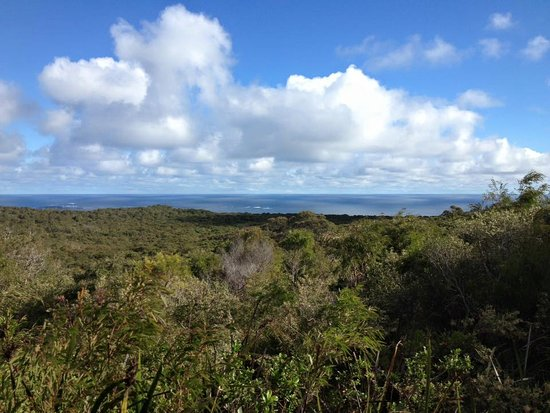
#> input picture Exercise1/data/input/natural_image.jpg, 550 x 413 px; its folder holds 2 pictures in this run
$ jupyter execute exercise_1.ipynb
#> lines starting #> are read from the running program, lines starting #| are printed output that depends on the picture
[cell 1]
import os
import cv2
import numpy as np
import matplotlib.pyplot as plt
np.random.seed(42)
H, W = 410, 550 # Image dimensions

**Use in-built cv2 functions for filters, Gaussians, Fourier transforms etc. You do not need to write the operations from scratch.**

## Helper Functions

[cell 2]
def make_gradient(H, W):
    """
    Smooth horizontal gradient: pixel value increases linearly from left (0) to right (255).
    """
    row = np.linspace(0, 255, W, dtype=np.float64)
    return np.tile(row, (H, 1))

def make_checkerboard(H, W, tile_size=64):
    """
    Checkerboard pattern with alternating 0/255 tiles of given size.
    Spatial frequency = 1/(2*tile_size) cycles/pixel.
    """
    xs = np.arange(W) // tile_size
    ys = np.arange(H) // tile_size
    xx, yy = np.meshgrid(xs, ys)
    return ((xx + yy) % 2) * 255.0

[cell 3]
def read_image(filename, format='gray'):
    """
    Read image from file and convert to specified format.
    """
#> called with filename = 'natural_image.jpg', format = 'gray'
    basepath = os.path.curdir
    img = cv2.imread(os.path.join(basepath, 'data', 'input', filename))
#> img is the input picture: shape (413, 550, 3); mean B, G, R 130.3, 120, 104.4
    if format == 'gray':
        img = cv2.cvtColor(img, cv2.COLOR_BGR2GRAY)
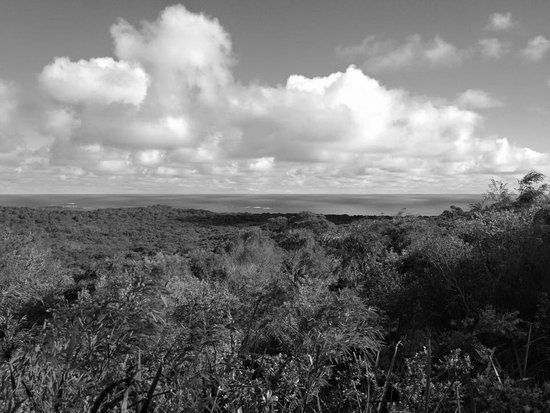
#> img: shape (413, 550); min 0, max 255, mean 116.5
    elif format == 'rgb':
        img = cv2.cvtColor(img, cv2.COLOR_BGR2RGB)
    img = cv2.resize(img, (W, H))
#> img: shape (410, 550)
    return img.astype(np.float64)

[cell 4]
def psnr(image_true: np.ndarray, image_noisy: np.ndarray) -> float:
    """
    Compute Peak Signal-to-Noise Ratio (PSNR) between two images.
    PSNR = 20 * log10(MAX) - 10 * log10(MSE)

    Parameters:
    image_true: clean reference image
    image_noisy: distorted/filtered image (same shape and dtype)

    Returns:
    PSNR in decibels (dB). Returns np.inf if the images are identical.
    """
    image_true  = image_true.astype(np.float64)
    image_noisy = image_noisy.astype(np.float64)

    mse = np.mean((image_true - image_noisy) ** 2)
    if mse == 0:
        return np.inf

    max_val = 255.0 if image_true.max() > 1.0 else 1.0
    return 20 * np.log10(max_val) - 10 * np.log10(mse)

[cell 5]
f1 = make_gradient(H, W)        # smooth gradient
f2 = make_checkerboard(H, W)  # checkerboard pattern
f3 = read_image('natural_image.jpg')  # natural image
f4 = read_image('flower.jpg')    # noisy version of natural image
#> call 2 of read_image, with filename = 'flower.jpg', format = 'gray'
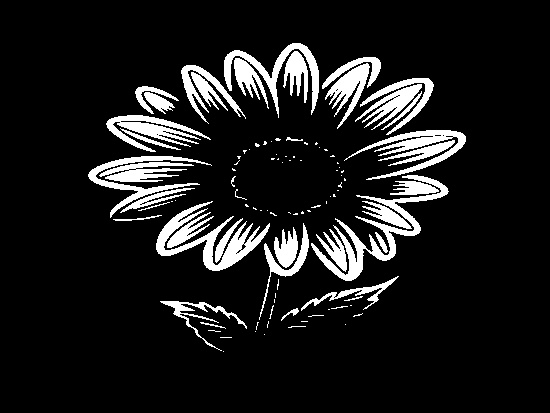
#> input picture Exercise1/data/input/flower.jpg, 550 x 413 px
#> in read_image, img is the input picture: shape (413, 550, 3); min 0, max 255, mean 28
#> in read_image (call 2), `img = cv2.resize(img, (W, H))`:
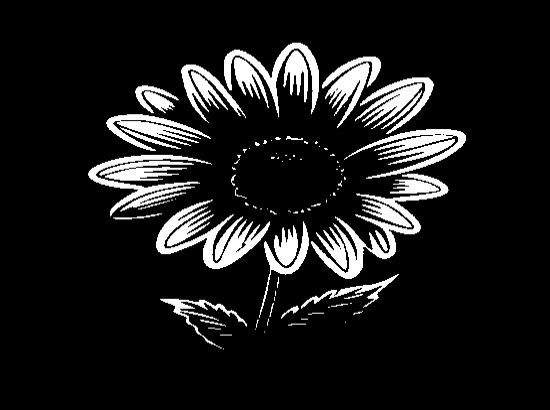
#> img: shape (410, 550); min 0, max 255, mean 28

[cell 6]
# Visualise the input images
fig, axes = plt.subplots(2, 2, figsize=(15, 8))
axes[0, 0].imshow(f1, cmap='gray', vmin=0, vmax=255)
axes[0, 0].set_title('$f_1$: Smooth gradient\n(low-frequency)', fontsize=12)
axes[0, 0].axis('off')

axes[0, 1].imshow(f2, cmap='gray', vmin=0, vmax=255)
axes[0, 1].set_title('$f_2$: Checkerboard\n(high-frequency)', fontsize=12)
axes[0, 1].axis('off')

axes[1, 0].imshow(f3, cmap='gray', vmin=0, vmax=255)
axes[1, 0].set_title('$f_3$: Natural Image\n(mixed-frequency)', fontsize=12)
axes[1, 0].axis('off')

axes[1, 1].imshow(f4, cmap='gray', vmin=0, vmax=255)
axes[1, 1].set_title('$f_4$: Binary Image', fontsize=12)
axes[1, 1].axis('off')

plt.suptitle('Input Images', fontsize=13, fontweight='bold')
plt.tight_layout()
plt.show()
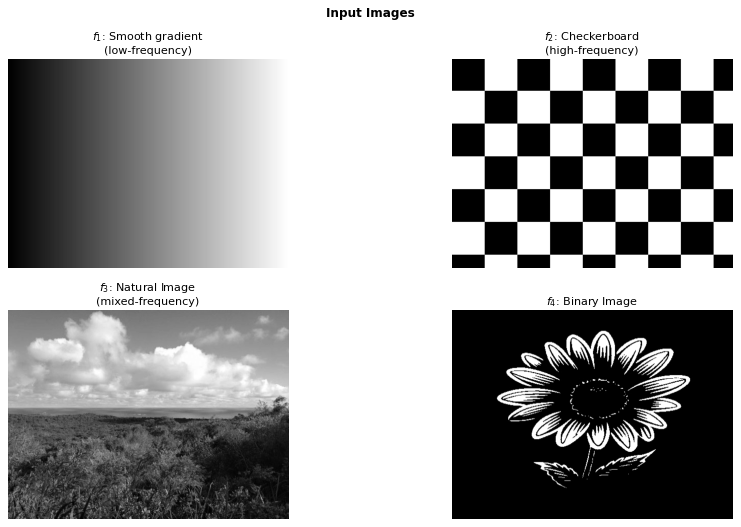
#> figure drawn by matplotlib, 4 panels

print(f'f1 shape: {f1.shape}, dtype: {f1.dtype}, range: [{f1.min():.1f}, {f1.max():.1f}]')
print(f'f2 shape: {f2.shape}, dtype: {f2.dtype}, range: [{f2.min():.1f}, {f2.max():.1f}]')
print(f'f3 shape: {f3.shape}, dtype: {f3.dtype}, range: [{f3.min():.1f}, {f3.max():.1f}]')
#| f3 shape: (410, 550), dtype: float64, range: [0.0, 255.0]
print(f'f4 shape: {f4.shape}, dtype: {f4.dtype}, range: [{f4.min():.1f}, {f4.max():.1f}]')
#| f4 shape: (410, 550), dtype: float64, range: [0.0, 255.0]

## Question 1: Filters and the Superposition Principle
The goal of this question is to verify superposition experimentally and understand what it means for filter composition and kernel design.

### (1a) Verify the superposition property of the Gaussian filter.

You are given two grayscale images **f1** and **f2**.

1. Apply a Gaussian filter $G_\sigma$ to each, then verify: $G_\sigma[\alpha f_1 + \beta f_2] = \alpha \cdot G_\sigma[f_1] + \beta \cdot G_\sigma[f_2]$

2. Visualize each component.

3. Compute the pixel-wise difference between the left and right side. What do you observe? How does the $\sigma$ affect the kernel size?

[cell 7]
KSIZE = (0, 0) # Let OpenCV compute the kernel size based on sigma

[cell 8]
# Linear combination scalar weights
alpha = 0.6
beta = 0.4
sigma = 3.0

# Helper functions
def gaussian_blur(image, sigma, ksize=KSIZE):
    ''' Apply Gaussian blur with given sigma. '''
    return cv2.GaussianBlur(image, ksize, sigmaX=sigma)

def superpose(f1, f2, alpha, beta):
    '''Linearly combine two images: alpha * f1 + beta * f2. '''
    return alpha * f1 + beta * f2

def compute_diff(lhs, rhs):
    ''' Compute absolute pixel-wise difference between two images. '''
    return np.abs(lhs - rhs)

def verify_diff(lhs, rhs, tol=1e-9):
    ''' Check if two images are equal within floating-point tolerance. '''
    return np.allclose(lhs, rhs, atol=tol)

def approx_kernel_size(sigma):
    ''' Return the kernel size OpenCV uses for a given sigma. '''
    return 2 * int(round(2 * sigma)) * 1

def print_superposition_report(diff, lhs, rhs, sigma):
    """Print a summary report of the superposition verification."""
    print(f'Sigma                          : {sigma}')
    print(f'Max difference                 : {diff.max():.6e}')
    print(f'Mean difference                : {diff.mean():.6e}')
    print(f'Superposition holds (tol=1e-9) : {verify_diff(lhs, rhs)}')
    print(f'Approx kernel size             : {approx_kernel_size(sigma)}x{approx_kernel_size(sigma)}')

def print_sigma_kernel_table(sigmas=[0.5, 1.0, 2.0, 3.0, 5.0, 10.0]):
    """Print a table of sigma values and their corresponding kernel sizes."""
    print("\nSigma → Kernel size relationship:")
    for s in sigmas:
        k = approx_kernel_size(s)
        print(f"  sigma={s:5.1f}  →  kernel ≈ {k}×{k}")

def plot_superposition(combined, lhs, rhs, g_f1, g_f2, diff, alpha, beta, sigma, save_path=None):
    """Visualize superposition components and difference image."""
#> called with alpha = 0.6, beta = 0.4, sigma = 3, save_path = 'data/output/q1a_superposition.png'
    fig, axes = plt.subplots(2, 3, figsize=(15, 8))

    axes[0, 0].imshow(combined, cmap='gray', vmin=0, vmax=255)
    axes[0, 0].set_title(f'Combined input\n$\\alpha f_1 + \\beta f_2$\n(α={alpha}, β={beta})', fontsize=11)
    axes[0, 0].axis('off')

    axes[0, 1].imshow(lhs, cmap='gray', vmin=0, vmax=255)
    axes[0, 1].set_title(f'LHS: $G_\\sigma[\\alpha f_1 + \\beta f_2]$\n(σ={sigma})', fontsize=11)
    axes[0, 1].axis('off')

    axes[0, 2].imshow(rhs, cmap='gray', vmin=0, vmax=255)
    axes[0, 2].set_title(f'RHS: $\\alpha G_\\sigma[f_1] + \\beta G_\\sigma[f_2]$\n(σ={sigma})', fontsize=11)
    axes[0, 2].axis('off')

    axes[1, 0].imshow(g_f1, cmap='gray', vmin=0, vmax=255)
    axes[1, 0].set_title(f'$G_\\sigma[f_1]$ (gradient blurred)\nσ={sigma}', fontsize=11)
    axes[1, 0].axis('off')

    axes[1, 1].imshow(g_f2, cmap='gray', vmin=0, vmax=255)
    axes[1, 1].set_title(f'$G_\\sigma[f_2]$ (checkerboard blurred)\nσ={sigma}', fontsize=11)
    axes[1, 1].axis('off')

    im = axes[1, 2].imshow(diff, cmap='hot')
    axes[1, 2].set_title(f'|LHS − RHS| difference\nmax={diff.max():.2e}, mean={diff.mean():.2e}', fontsize=11)
    axes[1, 2].axis('off')
    plt.colorbar(im, ax=axes[1, 2], fraction=0.046)

    plt.suptitle(f'1a: Gaussian Filter Superposition Verification  (σ={sigma})', fontsize=13, fontweight='bold')
    plt.subplots_adjust(left=0.05, right=0.95, bottom=0.05, top=0.88, wspace=0.3, hspace=0.4)

    if save_path:
        plt.savefig(save_path, dpi=150, bbox_inches='tight')
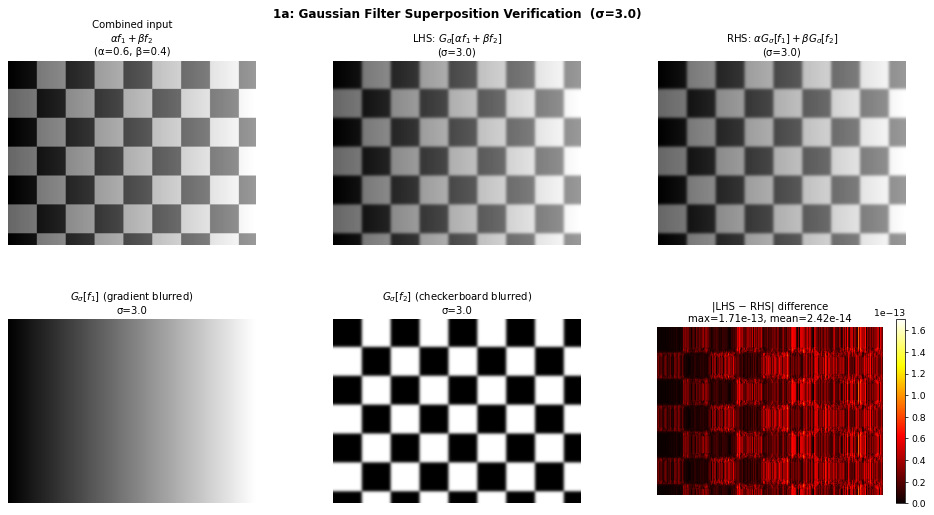
#> figure drawn by matplotlib, 7 panels
    plt.show()
